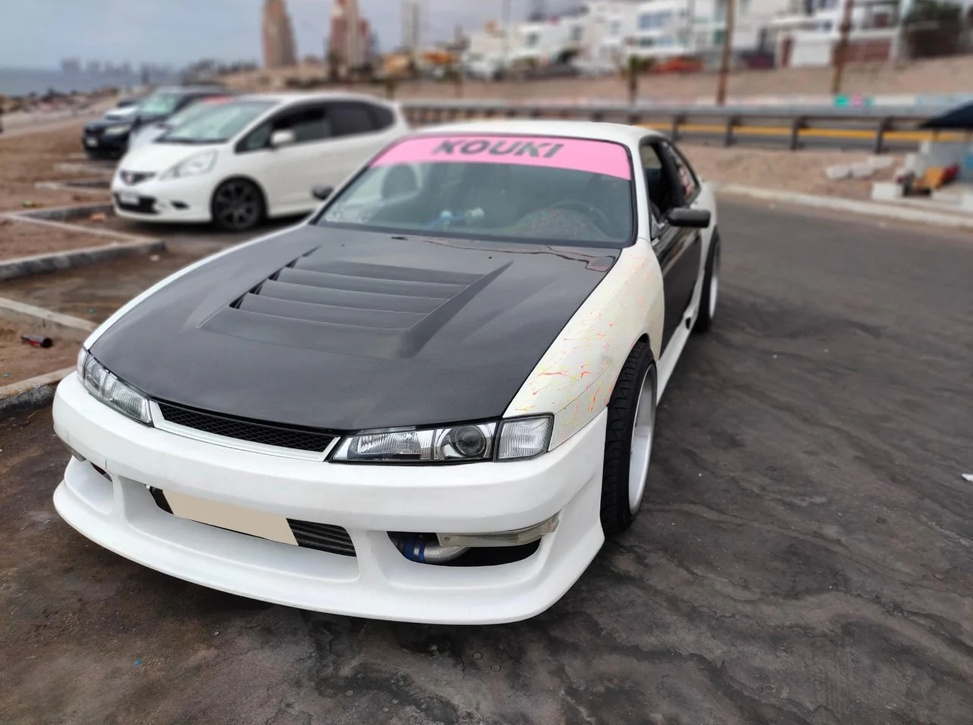
#> input picture Trabalho/s14.jpg, 973 x 725 px, shrunk from 1284 x 956 before the run
$ python 7.py
#> lines starting #> are read from the running program, lines starting #| are printed output that depends on the picture; after the words box and inside, x2 and y2 are one past the last pixel; in counts of white or black regions, pixels touching at a corner belong together
import cv2
import numpy as np

# Caminho para a imagem
img_path = "s14.jpg"

# Leitura da imagem
img = cv2.imread(img_path)
#> img is the input picture: shape (725, 973, 3); mean B, G, R 119.2, 118.5, 122.5

# Verifica se a imagem foi carregada corretamente
if img is None:
    print("Erro: Não foi possível carregar a imagem. Verifique o caminho do arquivo.")
else:
    # Conversão para escala de cinza
    gray_img = cv2.cvtColor(img, cv2.COLOR_BGR2GRAY)
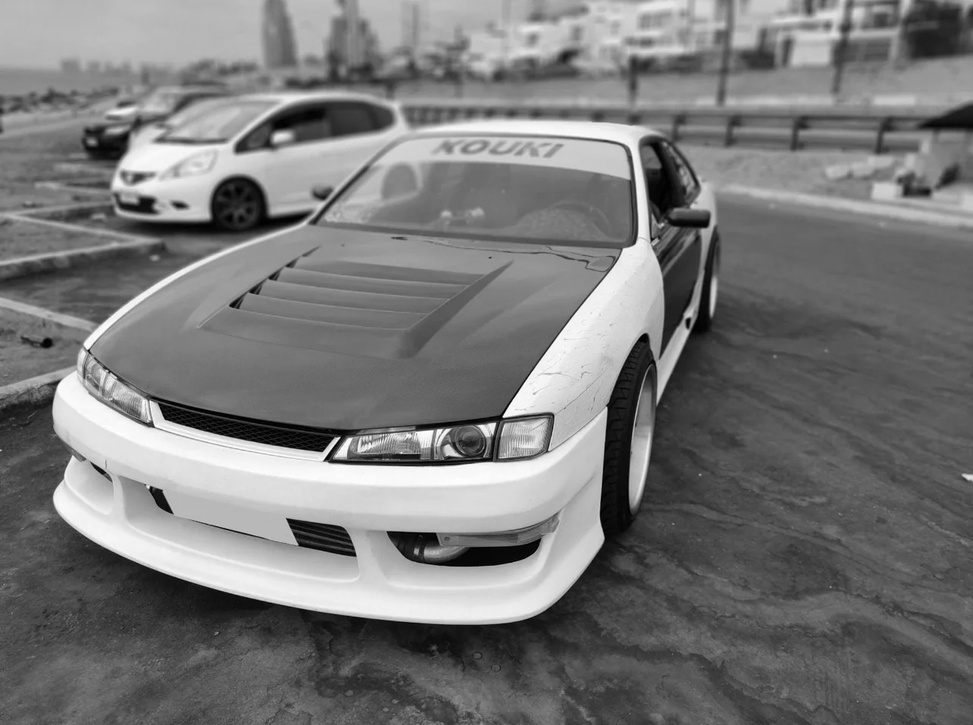
#> gray_img: shape (725, 973); min 0, max 255, mean 119.8

    # Aplicar um threshold para binarizar a imagem
    _, binary_img = cv2.threshold(gray_img, 127, 255, cv2.THRESH_BINARY)
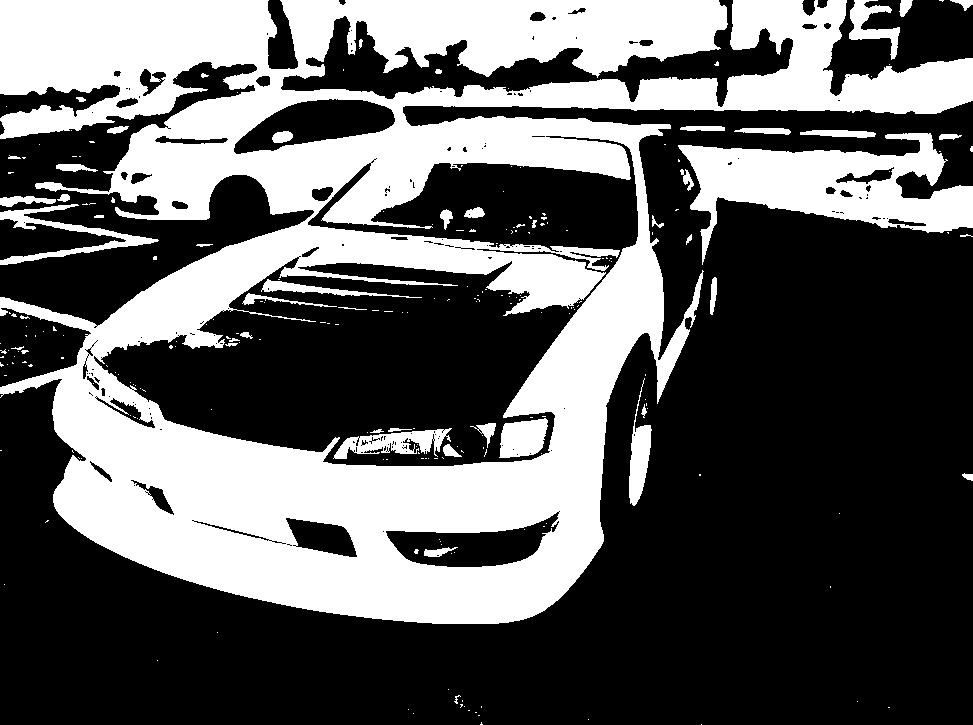
#> binary_img: shape (725, 973); 37.1% white; 237 white regions (187 under 20 px), largest, box (x1, y1, x2, y2) and area: (0, 0, 973, 624) 231268, (678, 133, 973, 265) 16723, (0, 204, 159, 265) 2104

    # Definir um kernel para as operações morfológicas
    kernel = np.ones((5, 5), np.uint8)

    # Erosão
    eroded_img = cv2.erode(binary_img, kernel, iterations=1)
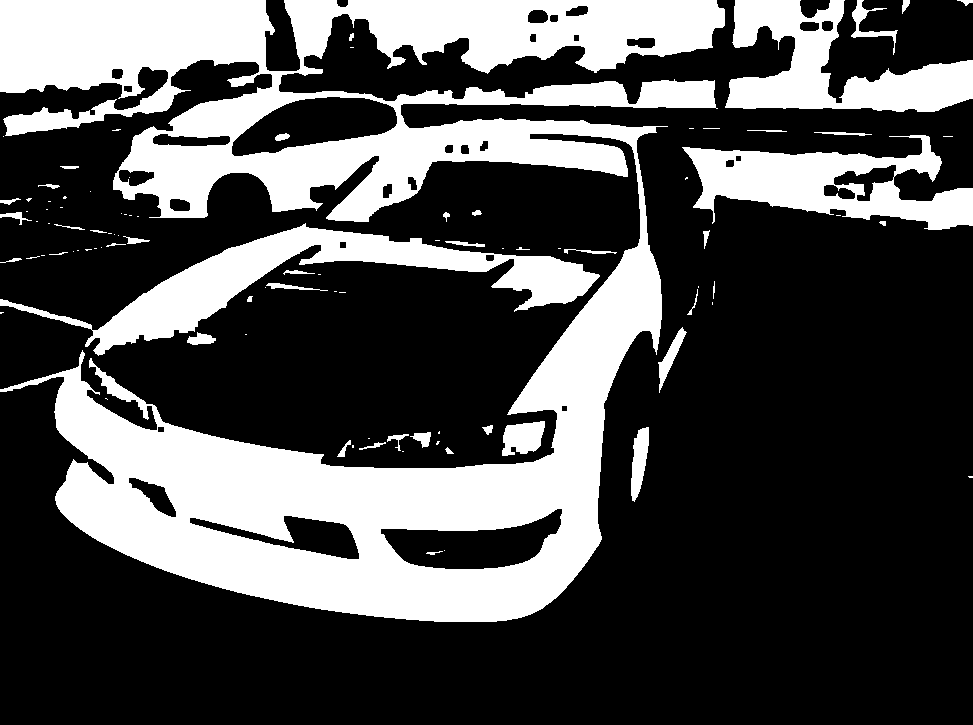
#> eroded_img: shape (725, 973); 30.6% white; 95 white regions (51 under 20 px), largest, box (x1, y1, x2, y2) and area: (0, 0, 725, 622) 165465, (0, 223, 600, 356) 18159, (682, 135, 973, 230) 13188

    # Dilatação
    dilated_img = cv2.dilate(binary_img, kernel, iterations=1)
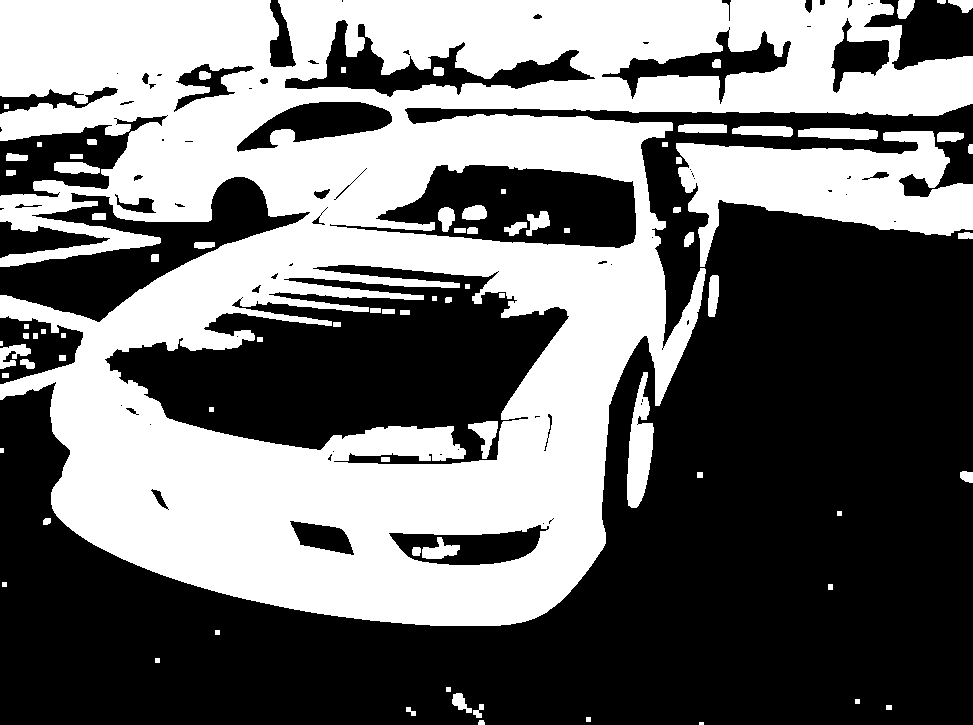
#> dilated_img: shape (725, 973); 43.8% white; 81 white regions (2 under 20 px), largest, box (x1, y1, x2, y2) and area: (0, 0, 973, 626) 277875, (676, 131, 973, 267) 20121, (627, 372, 654, 508) 2215

    # Exibir os resultados
    cv2.imshow("Imagem Original", img)
    cv2.imshow("Imagem Binarizada", binary_img)
    cv2.imshow("Imagem Erodida", eroded_img)
    cv2.imshow("Imagem Dilatada", dilated_img)

    # Espera por uma tecla para fechar as janelas
    cv2.waitKey(0)
    cv2.destroyAllWindows()

    # Opcionalmente, salvar as imagens processadas
    cv2.imwrite("binary_s14.jpg", binary_img)
    cv2.imwrite("eroded_s14.jpg", eroded_img)
    cv2.imwrite("dilated_s14.jpg", dilated_img)

    print("Imagens binarizada, erodida e dilatada salvas com sucesso.")
